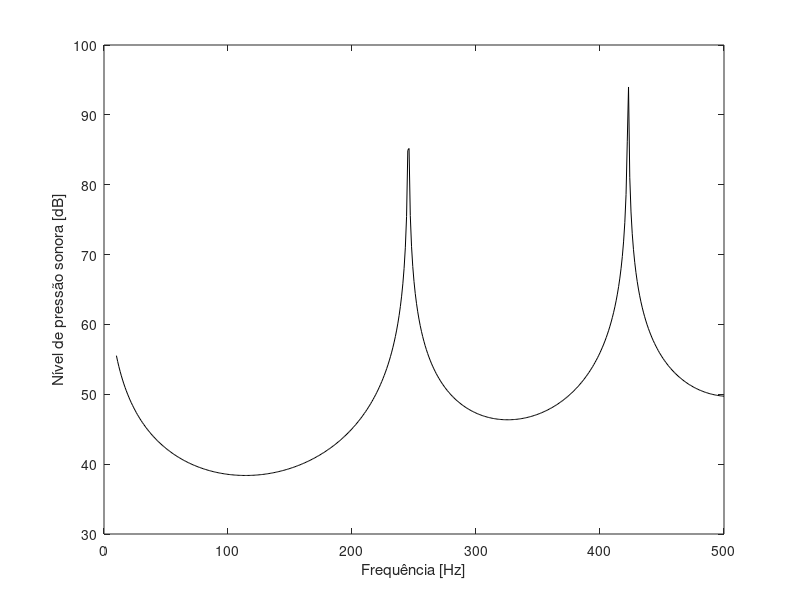

This figure's MATLAB source:
rho0 = 1.2;   % kg/m³
c0 = 343;     % m/s
ra = 0.05;    % m
rb = 1;       % m
u0 = 0.001;   % m/s
f = 10:1:500; % Hz
NPS = zeros(length(f), 1);

% sistema de equações
for n=1:length(f)
    w = 2*pi*f(n); % rad/s
    k = w / c0;    % rad/m
    A = [exp(-1i*k*ra) * (1 + 1i*k*ra), exp(1i*k*ra) * (1 - 1i*k*ra); 
         exp(-1i*k*rb) * (1 + 1i*k*rb), exp(1i*k*rb) * (1 - 1i*k*rb)];

    B = [u0*1i*w*rho0*(ra^2);
         0];

    P = A\B;

    p_rb = (1/rb) * (P(1)*exp(-1i*k*rb) + P(2)*exp(1i*k*rb)); % amplitude de pressão (Pa)
    prms = abs(p_rb) / sqrt(2);
    NPS(n) = 20*log10(prms / 2e-5); % dB
end

figure
plot(f, NPS, 'k');
xlabel('Frequência [Hz]');
ylabel('Nível de pressão sonora [dB]');

% syms p(r) Pa Pb k
% p(r) = (1/r) * (Pa*exp(-1i*k*r) + Pb*exp(1j*k*r));
% 
% Df = -diff(p,r);
% my_Df = (Pa*exp(-1i*k*r)*(1 + 1i*k*r) + Pb*exp(1i*k*r)*(1-1i*k*r)) / (r^2);
% 
% isAlways(Df == my_Df)
% 
% clear k L x y ra rb u0 w rho
% syms  k L x y ra rb u0 w rho
% eqns = [x*exp(-1i*k*ra)*(1 + 1i*k*ra) + y*exp(1i*k*ra)*(1 - 1i*k*ra) == u0*1i*w*rho*(ra^2),
%         x*exp(-1i*k*rb)*(1 + 1i*k*rb) + y*exp(1i*k*rb)*(1 - 1i*k*rb) == 0];
% S = solve(eqns);
% sol = [S.x;S.y];